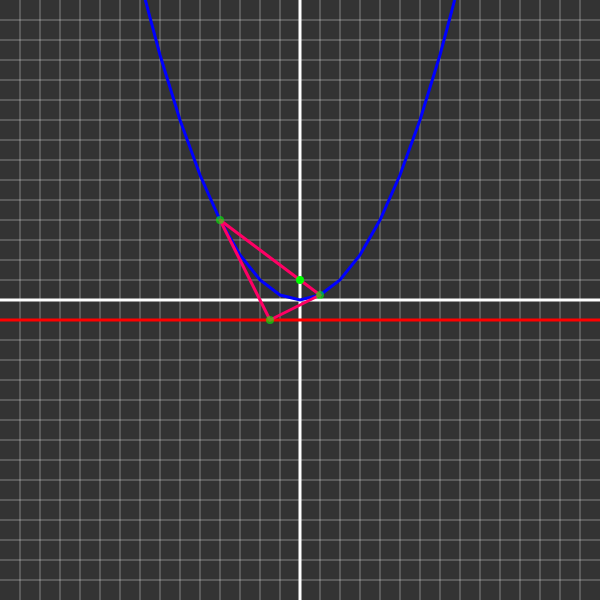
Frame 1 (no input)
Frame 60 (no input): identical to frame 1, image omitted
Frame 120 (the mouse pressed at the canvas centre since frame 60): identical to frame 1, image omitted

The p5.js sketch that drew this single still picture (run headless with seeded random() and noise() and a simulated clock; from frame 60 on, the mouse is pressed at the canvas centre):

// p5.js sketch
// ── sketch.js
var xPInput;
var sclInput;
var aInput;
var a = 1;
var xP = -4;
var P;
var Q;
var S;
var scl = 20;
var cols;
var rows;
var xaxis;
var yaxis;
var focus = {
	x: 0,
	y: a
}

function setup() {
	createCanvas(600, 600);
	stroke(255, 100);
	strokeWeight(1);
	refresh();
	xPInput = createInput(xP, "number");
	xPInput.style("width", "50px");
  xPInput.changed(function(){
    xP = int(this.value());
    refresh();
  });
	aInput = createInput(a, "number");
	aInput.style("width", "50px");
  aInput.attribute("min", "1");
  aInput.changed(function(){
    a = int(this.value());
    refresh();
  });
	sclInput = createInput(scl, "number");
	sclInput.attribute("step", "5");
	sclInput.style("width", "50px");
  sclInput.attribute("min", "5");
  sclInput.changed(function(){
    scl = int(this.value());
    refresh();
  });
}

function draw() {
	background(51);
	for (var i = scl; i < width; i += scl) {
		line(i, 0, i, height);
	}
	for (var i = scl; i < height; i += scl) {
		line(0, i, width, i);
	}
	push();
	strokeWeight(3);
	stroke(255);
	line(yaxis, 0, yaxis, height);
	line(0, xaxis, width, xaxis);
	pop();
	//directrix
	push();
	stroke(255, 0, 0);
	strokeWeight(3);
	line(0, xaxis + a * scl, width, xaxis + a * scl);
	pop();
	//parabola
	push();
	noFill();
	stroke(0, 0, 255);
	strokeWeight(3);
	translate(width / 2, height / 2);
	beginShape();
	for (var x = -cols; x < cols; x++) {
		vertex(x * scl, (pow(x, 2) / (4 * a)) * -scl);
	}
	endShape();
	pop();
	//focal chords + tangents
	push();
	stroke(255, 0, 100);
	strokeWeight(3);
	line(yaxis + P.x * scl, xaxis - P.y * scl, yaxis + Q.x * scl, xaxis - Q.y * scl);
	line(yaxis + P.x * scl, xaxis - P.y * scl, yaxis + S.x * scl, xaxis - S.y * scl);
	line(yaxis + Q.x * scl, xaxis - Q.y * scl, yaxis + S.x * scl, xaxis - S.y * scl);
	pop();
	//focus
	push();
	stroke(0, 255, 0);
	strokeWeight(8);
	point(focus.x * scl + yaxis, xaxis - focus.y * scl);
	stroke(0, 255, 0, 150);
	point(S.x * scl + yaxis, xaxis - S.y * scl);
	point(Q.x * scl + yaxis, xaxis - Q.y * scl);
	point(P.x * scl + yaxis, xaxis - P.y * scl);
	pop();
}

function refresh() {
	cols = width / scl;
	rows = height / scl;
	yaxis = cols / 2 * scl;
	xaxis = rows / 2 * scl;
  P = {
		x: xP,
		y: (pow(xP, 2) / (4 * a))
	};
	var tempX = (-4 * pow(a, 2)) / P.x;
	var tempY = (4 * pow(a, 3)) / pow(P.x, 2);
	Q = {
		x: tempX,
		y: tempY
	}
	S = {
		x: ((-4 * pow(a, 2)) + pow(P.x, 2)) / (2 * P.x),
		y: -a
	}
  focus = {
  	x: 0,
  	y: a
  }
}
